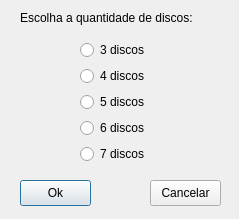
<?xml version="1.0" encoding="UTF-8"?>
<ui version="4.0">
 <class>Nivel</class>
 <widget class="QDialog" name="Nivel">
  <property name="geometry">
   <rect>
    <x>0</x>
    <y>0</y>
    <width>239</width>
    <height>219</height>
   </rect>
  </property>
  <property name="windowTitle">
   <string>Dialog</string>
  </property>
  <widget class="QLabel" name="label">
   <property name="geometry">
    <rect>
     <x>20</x>
     <y>10</y>
     <width>211</width>
     <height>16</height>
    </rect>
   </property>
   <property name="text">
    <string>Escolha a quantidade de discos:</string>
   </property>
  </widget>
  <widget class="QPushButton" name="ok">
   <property name="geometry">
    <rect>
     <x>20</x>
     <y>180</y>
     <width>71</width>
     <height>26</height>
    </rect>
   </property>
   <property name="text">
    <string>Ok</string>
   </property>
  </widget>
  <widget class="QPushButton" name="cancelar">
   <property name="geometry">
    <rect>
     <x>150</x>
     <y>180</y>
     <width>71</width>
     <height>26</height>
    </rect>
   </property>
   <property name="text">
    <string>Cancelar</string>
   </property>
  </widget>
  <widget class="QWidget" name="">
   <property name="geometry">
    <rect>
     <x>80</x>
     <y>40</y>
     <width>83</width>
     <height>126</height>
    </rect>
   </property>
   <layout class="QGridLayout" name="gridLayout">
    <item row="0" column="0">
     <widget class="QRadioButton" name="radio3">
      <property name="text">
       <string>3 discos</string>
      </property>
     </widget>
    </item>
    <item row="1" column="0">
     <widget class="QRadioButton" name="radio4">
      <property name="text">
       <string>4 discos</string>
      </property>
     </widget>
    </item>
    <item row="2" column="0">
     <widget class="QRadioButton" name="radio5">
      <property name="text">
       <string>5 discos</string>
      </property>
     </widget>
    </item>
    <item row="3" column="0">
     <widget class="QRadioButton" name="radio6">
      <property name="text">
       <string>6 discos</string>
      </property>
     </widget>
    </item>
    <item row="4" column="0">
     <widget class="QRadioButton" name="radio7">
      <property name="text">
       <string>7 discos</string>
      </property>
     </widget>
    </item>
   </layout>
  </widget>
 </widget>
 <resources/>
 <connections/>
</ui>
